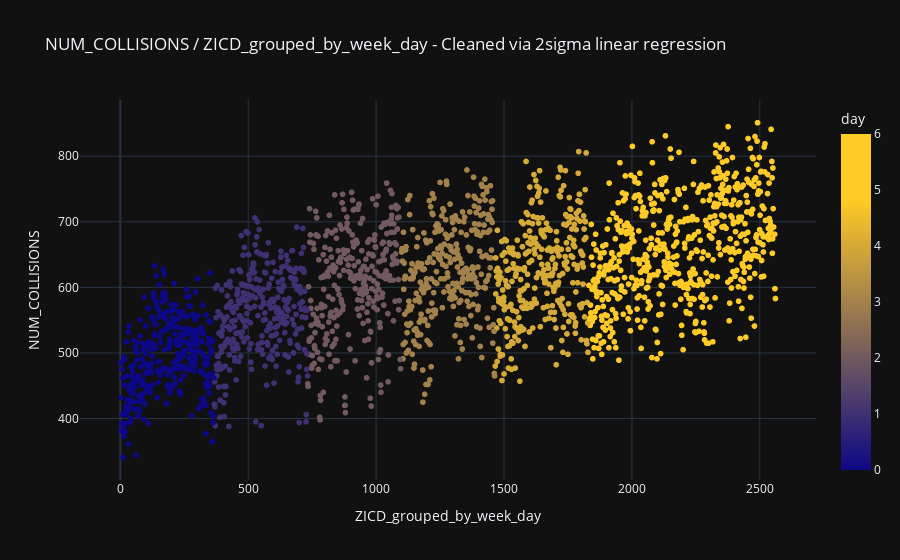
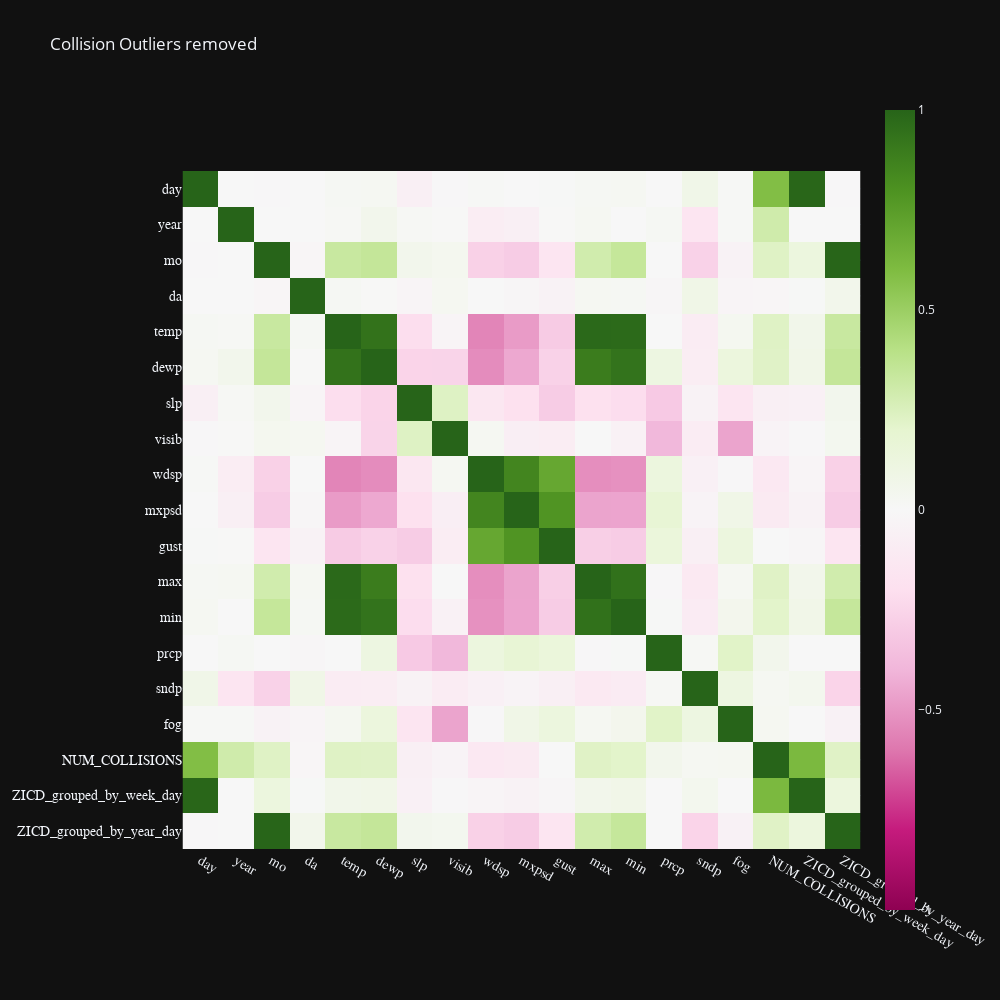

Notebook code for these charts, in order:
### Code cell
# Assuming `df` is your initial DataFrame
# Shuffle the DataFrame rows
df_shuffled = df.sample(frac=1, random_state=42).reset_index(drop=True)

# Calculate the number of rows to cull
num_to_cull = int(len(df) * 0.1)

# Split the data
test_df = df_shuffled[:num_to_cull]  # This will be your test set (10% of the data)
train_df = df_shuffled[num_to_cull:]  # This will be your training set (90% of the data)

# Get ZICD and collisions
x = df[ZICD]
y = df['NUM_COLLISIONS']

# Do linear regression
slope, intercept, r_value, p_value, std_err = stats.linregress(x,y)

# Calculate Residuals
predicted_y = slope * x + intercept
residuals = y - predicted_y

# Determine Outlier threshold
residual_std = np.std(residuals)
mean_residual = np.mean(residuals)

outlier_upper = mean_residual + 2 * residual_std
outlier_lower = mean_residual - 2 * residual_std

cleaned_df = df[(residuals <= outlier_upper) & (residuals >= outlier_lower)]

linear_reg_cleaned_fig = px.scatter(
    cleaned_df,
    x=ZICD,
    y='NUM_COLLISIONS' ,
    color='day',
    color_continuous_scale=custom_plasma_scale,  # Use the custom Plasma scale
    title='NUM_COLLISIONS / '+ZICD+ ' - Cleaned via 2sigma linear regression'
)
    
linear_reg_cleaned_fig.show()

show_correlation_matrix(cleaned_df, "Collision Outliers removed")

### Figure 1 — Plotly figure (JSON) as saved in the notebook; plotly's stock layout.template omitted (floating-point values rounded to 4 significant figures; data arrays with more than 128 entries replaced by an {"elided": "..."} marker saying what was removed)
{"data": [{"hovertemplate": "ZICD_grouped_by_week_day=%{x}<br>NUM_COLLISIONS=%{y}<br>day=%{marker.color}<extra></extra>", "legendgroup": "", "marker": {"color": {"elided": "2093 int values"}, "coloraxis": "coloraxis", "symbol": "circle"}, "mode": "markers", "name": "", "showlegend": false, "x": {"elided": "2093 int values"}, "xaxis": "x", "y": {"elided": "2093 int values"}, "yaxis": "y", "type": "scattergl"}], "layout": {"xaxis": {"anchor": "y", "domain": [0.0, 1.0], "title": {"text": "ZICD_grouped_by_week_day"}}, "yaxis": {"anchor": "x", "domain": [0.0, 1.0], "title": {"text": "NUM_COLLISIONS"}}, "coloraxis": {"colorbar": {"title": {"text": "day"}}, "colorscale": [[0, "#0d0887"], [0.8, "#fdca26"], [1, "#fdca26"]]}, "legend": {"tracegroupgap": 0}, "title": {"text": "NUM_COLLISIONS / ZICD_grouped_by_week_day - Cleaned via 2sigma linear regression"}}}

### Figure 2 — Plotly figure (JSON) as saved in the notebook; plotly's stock layout.template omitted (floating-point values rounded to 4 significant figures; data arrays with more than 128 entries replaced by an {"elided": "..."} marker saying what was removed)
{"data": [{"coloraxis": "coloraxis", "name": "0", "x": ["day", "year", "mo", "da", "temp", "dewp", "slp", "visib", "wdsp", "mxpsd", "gust", "max", "min", "prcp", "sndp", "fog", "NUM_COLLISIONS", "ZICD_grouped_by_week_day", "ZICD_grouped_by_year_day"], "y": ["day", "year", "mo", "da", "temp", "dewp", "slp", "visib", "wdsp", "mxpsd", "gust", "max", "min", "prcp", "sndp", "fog", "NUM_COLLISIONS", "ZICD_grouped_by_week_day", "ZICD_grouped_by_year_day"], "z": {"elided": "19x19 float values"}, "type": "heatmap", "xaxis": "x", "yaxis": "y", "hovertemplate": "x: %{x}<br>y: %{y}<br>color: %{z}<extra></extra>"}], "layout": {"xaxis": {"anchor": "y", "domain": [0.0, 1.0], "scaleanchor": "y", "constrain": "domain", "tickfont": {"family": "Century Gothic", "size": 14}}, "yaxis": {"anchor": "x", "domain": [0.0, 1.0], "autorange": "reversed", "constrain": "domain", "tickfont": {"family": "Century Gothic", "size": 14}, "range": [-1, 1]}, "coloraxis": {"colorscale": [[0.0, "rgb(142,1,82)"], [0.1, "rgb(197,27,125)"], [0.2, "rgb(222,119,174)"], [0.3, "rgb(241,182,218)"], [0.4, "rgb(253,224,239)"], [0.5, "rgb(247,247,247)"], [0.6, "rgb(230,245,208)"], [0.7, "rgb(184,225,134)"], [0.8, "rgb(127,188,65)"], [0.9, "rgb(77,146,33)"], [1.0, "rgb(39,100,25)"]], "cmin": -1, "cmax": 1}, "title": {"text": "Collision Outliers removed"}, "height": 1000, "width": 1000}}
